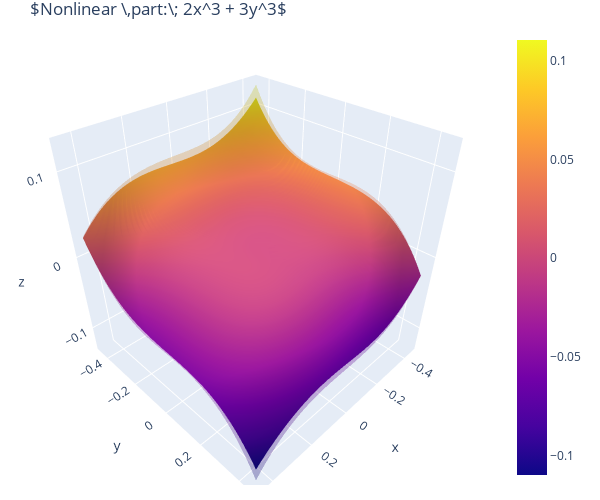

The code cell stored with this chart in its notebook:
### Markdown cell above
# Visualize

### Code cell
import plotly.graph_objects as go
import pandas as pd
import numpy as np

"""
# Matplotlib not pretty 
fig = plt.figure(figsize=(15,5))
ax = fig.add_subplot(1, 2, 1, projection='3d')
ax.plot_surface(_x, _y, p + w1[0]*_x + w1[1]*_y, cmap=cm.coolwarm, linewidth=0, antialiased=False)
ax.plot_surface(_x, _y, -(w1[0]/2)*p2(_x,_y), cmap=cm.spring, linewidth=0, antialiased=False)
plt.show()
"""

fig = go.Figure(data=[go.Surface(z=(-w1[0]/2)*(2*_x**3+3*_y**3), x=_x, y=_y, showscale=False, opacity=0.3),
                      go.Surface(z=p, x=_x, y=_y) ])
fig.update_layout(title='$Nonlinear \,part:\; 2x^3 + 3y^3$', autosize=False,
                  width=600, height=500,
                  margin=dict(l=15, r=20, b=15, t=30))

fig.update_layout(scene_aspectmode='cube')
fig.show()

### Figure 1 — Plotly figure (JSON) as saved in the notebook; plotly's stock layout.template omitted (floating-point values rounded to 4 significant figures; data arrays with more than 128 entries replaced by an {"elided": "..."} marker saying what was removed)
{"data": [{"opacity": 0.3, "showscale": false, "type": "surface", "x": {"elided": "100x100 float values"}, "y": {"elided": "100x100 float values"}, "z": {"elided": "100x100 float values"}}, {"type": "surface", "x": {"elided": "100x100 float values"}, "y": {"elided": "100x100 float values"}, "z": {"elided": "100x100 float values"}}], "layout": {"autosize": false, "height": 500, "margin": {"b": 15, "l": 15, "r": 20, "t": 30}, "scene": {"aspectmode": "cube"}, "title": {"text": "$Nonlinear \\,part:\\; 2x^3 + 3y^3$"}, "width": 600}}
